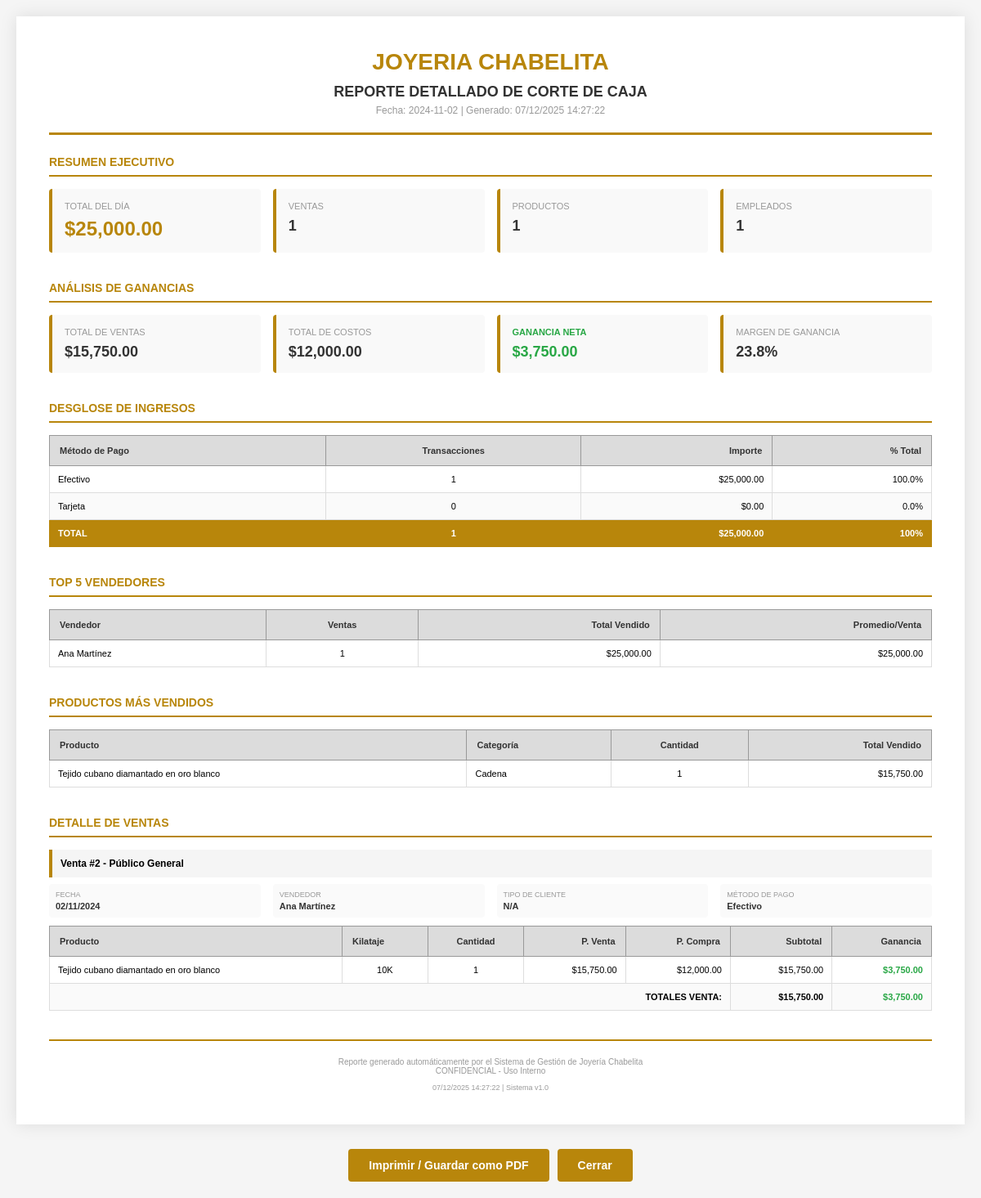
Screenshot of /reporteCaja.php?fecha=2024-11-02 with the database file from the repository.
### tables this page shows
CREATE TABLE `producto` (
  `idProducto` varchar(20) NOT NULL,
  `idCategoria` int(11) DEFAULT NULL,
  `rfcProveedor` varchar(13) DEFAULT NULL,
  `stock` int(11) NOT NULL,
  `kilataje` enum('8K','10K','14K','18k') DEFAULT NULL,
  `descripcion` varchar(100) DEFAULT NULL,
  `precioCompra` decimal(8,2) DEFAULT NULL,
  `precioUnitario` decimal(8,2) DEFAULT NULL,
  `gramos` decimal(5,2) DEFAULT NULL,
  PRIMARY KEY (`idProducto`),
  KEY `idCategoria` (`idCategoria`),
  KEY `rfcProveedor` (`rfcProveedor`),
  CONSTRAINT `producto_ibfk_1` FOREIGN KEY (`idCategoria`) REFERENCES `categoria` (`idCategoria`) ON DELETE SET NULL ON UPDATE CASCADE,
  CONSTRAINT `producto_ibfk_2` FOREIGN KEY (`rfcProveedor`) REFERENCES `proveedor` (`rfc`) ON DELETE SET NULL ON UPDATE CASCADE
);

CREATE TABLE `categoria` (
  `idCategoria` int(11) NOT NULL AUTO_INCREMENT,
  `nombre` varchar(25) NOT NULL,
  PRIMARY KEY (`idCategoria`)
);

CREATE TABLE `venta` (
  `idVenta` int(11) NOT NULL AUTO_INCREMENT,
  `fechaVenta` date DEFAULT NULL,
  `idEmpleado` int(11) DEFAULT NULL,
  `idCliente` int(11) DEFAULT NULL,
  `idIngreso` int(11) DEFAULT NULL,
  PRIMARY KEY (`idVenta`),
  KEY `idEmpleado` (`idEmpleado`),
  KEY `idCliente` (`idCliente`),
  KEY `idIngreso` (`idIngreso`),
  CONSTRAINT `venta_ibfk_1` FOREIGN KEY (`idEmpleado`) REFERENCES `empleado` (`idEmpleado`) ON DELETE CASCADE ON UPDATE CASCADE,
  CONSTRAINT `venta_ibfk_2` FOREIGN KEY (`idCliente`) REFERENCES `cliente` (`idCliente`) ON DELETE CASCADE ON UPDATE CASCADE,
  CONSTRAINT `venta_ibfk_3` FOREIGN KEY (`idIngreso`) REFERENCES `ingreso` (`idIngreso`) ON DELETE CASCADE ON UPDATE CASCADE
);

CREATE TABLE `productoventa` (
  `idProductoVenta` bigint(20) NOT NULL AUTO_INCREMENT,
  `idVenta` int(11) DEFAULT NULL,
  `idProducto` varchar(20) DEFAULT NULL,
  `costo` decimal(8,2) NOT NULL,
  `cantidad` int(11) NOT NULL,
  `importe` decimal(8,2) DEFAULT NULL,
  PRIMARY KEY (`idProductoVenta`),
  KEY `idVenta` (`idVenta`),
  KEY `idProducto` (`idProducto`),
  CONSTRAINT `productoventa_ibfk_1` FOREIGN KEY (`idVenta`) REFERENCES `venta` (`idVenta`) ON DELETE CASCADE ON UPDATE CASCADE,
  CONSTRAINT `productoventa_ibfk_2` FOREIGN KEY (`idProducto`) REFERENCES `producto` (`idProducto`) ON DELETE CASCADE ON UPDATE CASCADE
);

### reporteCaja.php (the view, shortened to what the rows shown need)
<?php
try {
    $pdo = ConexionDB::setConnection();
    $fecha = isset($_GET['fecha']) ? $_GET['fecha'] : date('Y-m-d');
    $stmtTopVendedores = $pdo->prepare("
        SELECT
            e.nombre,
            e.apellidoPaterno,
            COUNT(v.idVenta) as ventasRealizadas,
            COALESCE(SUM(i.importeTotal), 0) as totalVendido
        FROM venta v
        INNER JOIN empleado e ON v.idEmpleado = e.idEmpleado
        INNER JOIN ingreso i ON v.idIngreso = i.idIngreso
        WHERE DATE(v.fechaVenta) = :fecha
        GROUP BY e.idEmpleado, e.nombre, e.apellidoPaterno
        ORDER BY totalVendido DESC
        LIMIT 5
    ");
    $stmtTopVendedores->execute(['fecha' => $fecha]);
    $topVendedores = $stmtTopVendedores->fetchAll(PDO::FETCH_ASSOC);
    $stmtTopProductos = $pdo->prepare("
        SELECT
            p.idProducto,
            p.descripcion,
            c.nombre as categoria,
            SUM(pv.cantidad) as cantidadVendida,
            SUM(pv.importe) as totalVendido
        FROM productoventa pv
        INNER JOIN venta v ON pv.idVenta = v.idVenta
        INNER JOIN producto p ON pv.idProducto = p.idProducto
        LEFT JOIN categoria c ON p.idCategoria = c.idCategoria
        WHERE DATE(v.fechaVenta) = :fecha
        GROUP BY p.idProducto, p.descripcion, c.nombre
        ORDER BY cantidadVendida DESC
        LIMIT 5
    ");
    $stmtTopProductos->execute(['fecha' => $fecha]);
    $topProductos = $stmtTopProductos->fetchAll(PDO::FETCH_ASSOC);
    $sqlVentas = "
        SELECT
            v.idVenta,
            v.fechaVenta,
            COALESCE(CONCAT(c.nombre, ' ', c.apellidoPaterno), 'Público General') as clienteNombre,
            COALESCE(CONCAT(e.nombre, ' ', e.apellidoPaterno), 'Sin Vendedor') as empleadoNombre,
            tc.tipo as tipoCliente,
            i.metodoPago,
            i.importeTotal
        FROM venta v
        INNER JOIN ingreso i ON v.idIngreso = i.idIngreso
        LEFT JOIN cliente c ON v.idCliente = c.idCliente
        LEFT JOIN tipocliente tc ON c.idTipoCliente = tc.idTipoCliente
        LEFT JOIN empleado e ON v.idEmpleado = e.idEmpleado
        WHERE DATE(v.fechaVenta) = :fecha
        ORDER BY v.fechaVenta ASC
    ";
    $stmtVentasDetalle = $pdo->prepare($sqlVentas);
    $stmtVentasDetalle->execute(['fecha' => $fecha]);
    $ventasDetalle = $stmtVentasDetalle->fetchAll(PDO::FETCH_ASSOC);
    $sqlProductos = "
        SELECT
            v.idVenta,
            p.idProducto,
            p.descripcion as productName,
            p.kilataje,
            pv.cantidad,
            pv.costo as precioVenta,
            p.precioCompra,
            pv.importe as subtotal,
            (pv.importe - (pv.cantidad * p.precioCompra)) as ganancia
        FROM venta v
        INNER JOIN productoventa pv ON v.idVenta = pv.idVenta
        INNER JOIN producto p ON pv.idProducto = p.idProducto
        WHERE DATE(v.fechaVenta) = :fecha
        ORDER BY v.idVenta ASC, p.descripcion ASC
    ";
    $stmtProductosLinea = $pdo->prepare($sqlProductos);
    $stmtProductosLinea->execute(['fecha' => $fecha]);
    $productosLinea = $stmtProductosLinea->fetchAll(PDO::FETCH_ASSOC);
    $productosPorVenta = [];
    foreach ($productosLinea as $prod) {
        $ventaId = $prod['idVenta'];
        if (!isset($productosPorVenta[$ventaId])) {
            $productosPorVenta[$ventaId] = [];
        }
        $productosPorVenta[$ventaId][] = $prod;
    }
} catch (PDOException $e) {
    die("<div style='padding: 20px; color: red; font-family: Arial;'>
        <h3>❌ Error de Base de Datos</h3>
        <p><strong>Mensaje:</strong> " . htmlspecialchars($e->getMessage()) . "</p>
    </div>");
} catch (Exception $e) {
    die("<div style='padding: 20px; color: red; font-family: Arial;'>
        <h3>❌ Error</h3>
        <p>" . htmlspecialchars($e->getMessage()) . "</p>
    </div>");
}
function formatoMoneda($valor) {
    return number_format($valor, 2, '.', ',');
}
?>
<!DOCTYPE html>
<html lang="es">
<head>
</head>
<body>
<div class="contenedor">
    <div class="seccion">
        <table>
            <thead>
                <tr>
                    <th>Método de Pago</th>
                    <th class="texto-centro">Transacciones</th>
                    <th class="texto-derecha">Importe</th>
                    <th class="texto-derecha">% Total</th>
                </tr>
            </thead>
        </table>
    </div>
    <?php if (count($topVendedores) > 0): ?>
    <div class="seccion">
        <table>
            <thead>
                <tr>
                    <th>Vendedor</th>
                    <th class="texto-centro">Ventas</th>
                    <th class="texto-derecha">Total Vendido</th>
                    <th class="texto-derecha">Promedio/Venta</th>
                </tr>
            </thead>
        </table>
    </div>
    <?php endif; ?>
    <?php if (count($topProductos) > 0): ?>
    <div class="seccion">
        <table>
            <thead>
                <tr>
                    <th>Producto</th>
                    <th>Categoría</th>
                    <th class="texto-centro">Cantidad</th>
                    <th class="texto-derecha">Total Vendido</th>
                </tr>
            </thead>
            <tbody>
                <?php foreach ($topProductos as $producto): ?>
                <tr>
                    <td><?php echo htmlspecialchars($producto['descripcion']); ?></td>
                    <td><?php echo htmlspecialchars($producto['categoria'] ?? 'N/A'); ?></td>
                    <td class="texto-centro"><?php echo $producto['cantidadVendida']; ?></td>
                    <td class="texto-derecha">$<?php echo formatoMoneda($producto['totalVendido']); ?></td>
                </tr>
                <?php endforeach; ?>
            </tbody>
        </table>
    </div>
    <?php endif; ?>
    <div class="seccion">
        <div class="titulo-seccion">Detalle de Ventas</div>
        <?php if (count($ventasDetalle) > 0): ?>
            <?php foreach ($ventasDetalle as $venta): ?>
                <div class="encabezado-venta">
                    Venta #<?php echo $venta['idVenta']; ?> - <?php echo htmlspecialchars($venta['clienteNombre']); ?>
                </div>
                <div class="info-venta">
                    <div class="info-venta-item">
                        <div class="info-venta-label">Fecha</div>
                        <div class="info-venta-valor"><?php echo date('d/m/Y', strtotime($venta['fechaVenta'])); ?></div>
                    </div>
                    <div class="info-venta-item">
                        <div class="info-venta-label">Vendedor</div>
                        <div class="info-venta-valor"><?php echo htmlspecialchars($venta['empleadoNombre']); ?></div>
                    </div>
                    <div class="info-venta-item">
                        <div class="info-venta-label">Tipo de Cliente</div>
                        <div class="info-venta-valor"><?php echo htmlspecialchars($venta['tipoCliente'] ?? 'N/A'); ?></div>
                    </div>
                    <div class="info-venta-item">
                        <div class="info-venta-label">Método de Pago</div>
                        <div class="info-venta-valor"><?php echo strtoupper($venta['metodoPago']) === 'EFECTIVO' ? 'Efectivo' : 'Tarjeta'; ?></div>
                    </div>
                </div>
                <?php if (isset($productosPorVenta[$venta['idVenta']]) && count($productosPorVenta[$venta['idVenta']]) > 0): ?>
                    <table>
                        <thead>
                            <tr>
                                <th>Producto</th>
                                <th>Kilataje</th>
                                <th class="texto-centro">Cantidad</th>
                                <th class="texto-derecha">P. Venta</th>
                                <th class="texto-derecha">P. Compra</th>
                                <th class="texto-derecha">Subtotal</th>
                                <th class="texto-derecha">Ganancia</th>
                            </tr>
                        </thead>
                        <tbody>
                            <?php
                            $totalVentaGanancia = 0;
                            $totalVentaSubtotal = 0;
                            foreach ($productosPorVenta[$venta['idVenta']] as $prod):
                                $totalVentaGanancia += $prod['ganancia'];
                                $totalVentaSubtotal += $prod['subtotal'];
                            ?>
                                <tr>
                                    <td><?php echo htmlspecialchars($prod['productName']); ?></td>
                                    <td class="texto-centro"><?php echo $prod['kilataje'] ?? 'N/A'; ?></td>
                                    <td class="texto-centro"><?php echo $prod['cantidad']; ?></td>
                                    <td class="texto-derecha">$<?php echo formatoMoneda($prod['precioVenta']); ?></td>
                                    <td class="texto-derecha">$<?php echo formatoMoneda($prod['precioCompra']); ?></td>
                                    <td class="texto-derecha">$<?php echo formatoMoneda($prod['subtotal']); ?></td>
                                    <td class="texto-derecha <?php echo $prod['ganancia'] >= 0 ? 'ganancia-positiva' : 'ganancia-negativa'; ?>">
                                        $<?php echo formatoMoneda($prod['ganancia']); ?>
                                    </td>
                                </tr>
                            <?php endforeach; ?>
                            <tr class="fila-venta">
                                <td colspan="5" class="texto-derecha">TOTALES VENTA:</td>
                                <td class="texto-derecha">$<?php echo formatoMoneda($totalVentaSubtotal); ?></td>
                                <td class="texto-derecha <?php echo $totalVentaGanancia >= 0 ? 'ganancia-positiva' : 'ganancia-negativa'; ?>">
                                    $<?php echo formatoMoneda($totalVentaGanancia); ?>
                                </td>
                            </tr>
                        </tbody>
                    </table>
                <?php endif; ?>
            <?php endforeach; ?>
        <?php else: ?>
            <div style="padding: 30px; text-align: center; background: #f5f5f5; border-radius: 8px;">
                <p style="color: #999;">No hay ventas registradas para esta fecha</p>
            </div>
        <?php endif; ?>
    </div>
</div>
</body>
</html>

### rows the page displays
producto: descripcion "Tejido cubano diamantado en oro blanco", idCategoria.nombre "Cadena", cantidadVendida "1", totalVendido "15,750.00"
venta: idVenta "2", clienteNombre "Público General", fechaVenta "02/11/2024", empleadoNombre "Ana Martínez", tipoCliente "N/A", totalVentaSubtotal "15,750.00", totalVentaGanancia "3,750.00"
productoventa: idProducto.descripcion "Tejido cubano diamantado en oro blanco", idProducto.kilataje "10K", cantidad "1", costo "15,750.00", idProducto.precioCompra "12,000.00", importe "15,750.00", ganancia "3,750.00"

### other values shown
$fecha "2024-11-02"
formatoMoneda($totalDia) "25,000.00"
$ventasRealizadas "1"
$productosVendidos "1"
$empleadosActivos "1"
formatoMoneda($totalVentas) "15,750.00"
formatoMoneda($totalCostos) "12,000.00"
formatoMoneda($gananciaTotal) "3,750.00"
$margenGanancia "23.8"
$efectivoCount "1"
formatoMoneda($efectivo) "25,000.00"
$tarjetaCount "0"
formatoMoneda($tarjeta) "0.00"
$vendedor['nombre'] . ' ' . $vendedor['apellidoPaterno'] "Ana Martínez"
$vendedor['ventasRealizadas'] "1"
